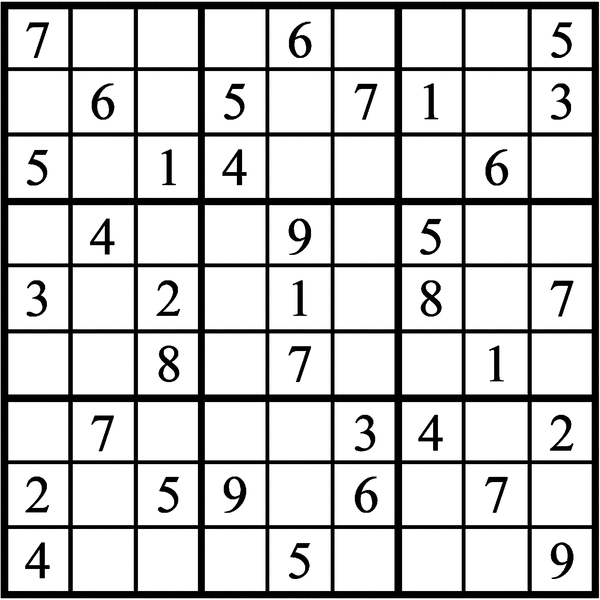
#> input picture map1.png, 600 x 600 px
$ python -i imageProcessor.py   (imports and definitions only)   (older library calls are emulated)
#> lines starting #> are read from the running program, lines starting #| are printed output that depends on the picture; after the words box and inside, x2 and y2 are one past the last pixel; in counts of white or black regions, pixels touching at a corner belong together
import cv2
import pytesseract as tess
from PIL import Image
import math
import numpy as np


class MapProcessor:

    def __init__(self, map):
#> called with map = 'map1.png'
        self.original = cv2.imread(map)
#> self.original is the input picture: shape (600, 600, 3); min 0, max 255, mean 205
        self.gray_map = cv2.imread(map, 0)
#> self.gray_map: shape (600, 600); min 0, max 255, mean 205

    def make_processing(self):
        thres = self.prepare_map_to_process(self.gray_map)
        items = self.find_contours(thres)
        digi_array = self.make_digital_array(items)
        return digi_array


    def prepare_map_to_process(self, image):
        blur = cv2.blur(image, (2, 2))
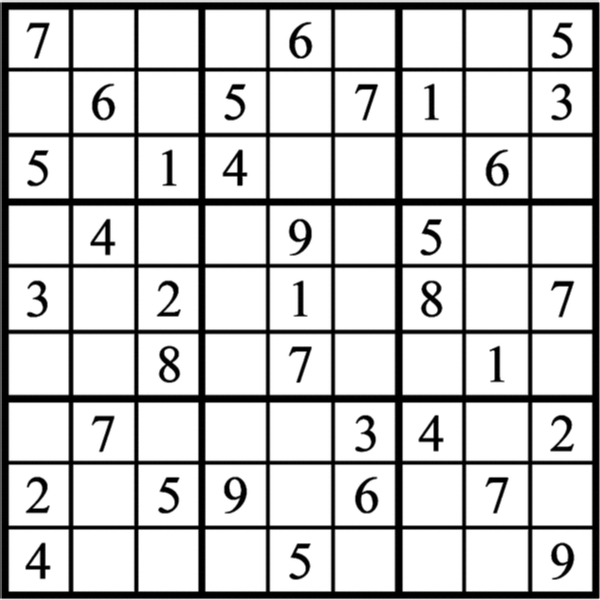
#> blur: shape (600, 600); min 0, max 255, mean 204.8
        _, thres = cv2.threshold(blur, 230, 255, cv2.THRESH_BINARY)
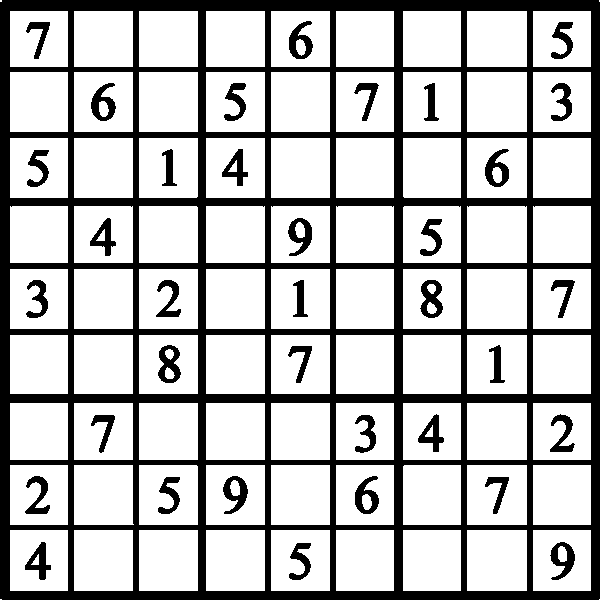
#> thres: shape (600, 600); 73.9% white; 36 black regions

        return thres

    def find_contours(self, threshold_imgage):

        im2, contours, hierarchy = cv2.findContours(threshold_imgage, cv2.RETR_LIST, cv2.CHAIN_APPROX_SIMPLE)
#> contours = 135 contours, 4 with area under 20; largest, box (x1, y1, x2, y2) and area: (467, 530, 527, 591) 3540, (467, 465, 527, 525) 3481, (467, 269, 527, 329) 3481, (467, 138, 527, 198) 3481, (467, 72, 527, 132) 3481
        font = cv2.FONT_HERSHEY_SIMPLEX
        items = []

        for i in contours:
            area = cv2.contourArea(i)
            # if area > 1500 and area < 3850:
            if 1500 < area < 3850:
                x, y, w, h = cv2.boundingRect(i)

                # [4 lines of commented-out code are left out]

                roi = threshold_imgage[y:y + h, x:x + w]
                items.append(roi)
#> this loop made 135 passes
#> (i, area, x, y, w, h) on passes 8 to 16: ([[533, 530], [533, 590], [590, 590], [590, 530]], 3420, 533, 530, 58, 61), ([[467, 530], [467, 590], [526, 590], [526, 530]], 3540, 467, 530, 60, 61), ([[403, 530], [403, 590], [460, 590], [460, 530]], 3420, 403, 530, 58, 61), ([[336, 530], [336, 590], [393, 590], [393, 530]], 3420, 336, 530, 58, 61), ([[271, 530], [271, 590], [329, 590], [329, 530]], 3480, 271, 530, 59, 61), ([[206, 530], [206, 590], [264, 590], [264, 530]], 3480, 206, 530, 59, 61), ([[139, 530], [139, 590], [197, 590], [197, 530]], 3480, 139, 530, 59, 61), ([[74, 530], [74, 590], [132, 590], [132, 530]], 3480, 74, 530, 59, 61), ([[10, 530], [10, 590], [67, 590], [67, 530]], 3420, 10, 530, 58, 61)
#> (area, x, y, w, h) on passes 26, 30, 31, 68, 69, 70: (3362.5, 403, 465, 58, 60), (3421.5, 139, 465, 59, 60), (3422.5, 74, 465, 60, 60), (3363, 533, 269, 58, 60), (3481, 467, 269, 60, 60), (3363, 403, 269, 58, 60)
#> after the loop, items = 81 items

        return items

    def make_digital_array(self, items):

        digital_array = []
        items = np.asarray(items)

        for i in items:
            if 0 not in i:
                digital_array.append(0)
                continue

            to_ocr = Image.fromarray(i)
            r = tess.image_to_string(to_ocr, lang='eng', boxes=False,
                                     config='--psm 10 --eom 3 -c tessedit_char_whitelist=0123456789')
            if r == '':
                digital_array.append(0)
            else:
                digital_array.append(int(r))

        dim = int(math.sqrt(len(digital_array)))
        res = list(reversed(digital_array))
        a = np.asarray(res)
        b = np.reshape(a, newshape=(dim, dim))

        return b

>>> result = MapProcessor('map1.png').make_processing()
#> (the run stopped early here; a loop or call above may not have finished)

$ run again, on map2.png
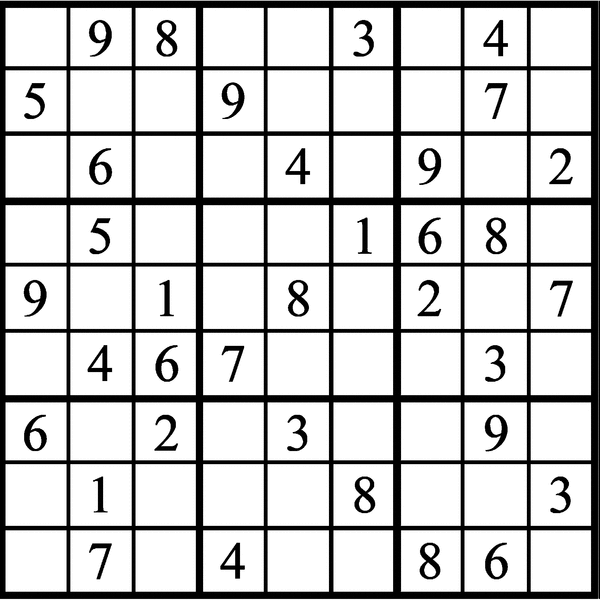
#> input picture map2.png, 600 x 600 px
#> in __init__, self.original is the input picture: shape (600, 600, 3); min 0, max 255, mean 204.3
#> in prepare_map_to_process, `blur = cv2.blur(image, (2, 2))`:
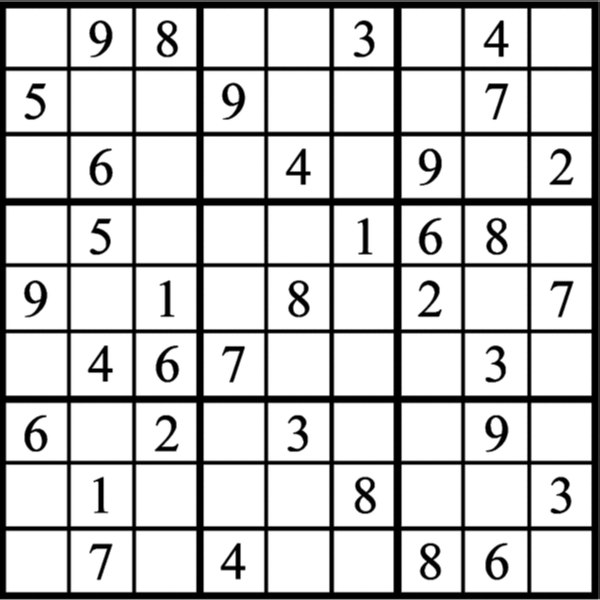
#> blur: shape (600, 600); min 0, max 255, mean 204.2
#> in prepare_map_to_process, `_, thres = cv2.threshold(blur, 230, 255, cv2.THRESH_BINARY)`:
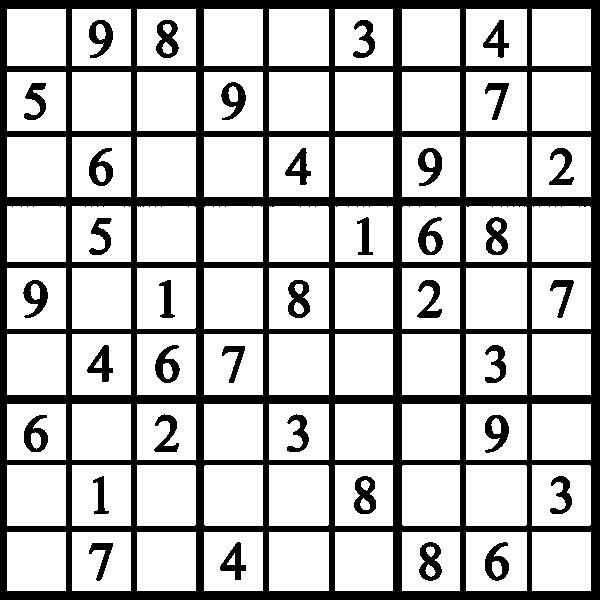
#> thres: shape (600, 600); 74.2% white; 36 black regions
#> contours = 140 contours; largest, box (x1, y1, x2, y2) and area: (466, 334, 527, 395) 3600, (466, 268, 527, 329) 3600, (466, 465, 527, 526) 3599, (269, 334, 329, 395) 3540, (269, 268, 329, 329) 3540
#> the loop in find_contours, `for i in contours:` made 140 passes
#> (i, area, x, y, w, h) on passes 9 to 14: ([[532, 532], [532, 590], [590, 590], [590, 532]], 3364, 532, 532, 59, 59), ([[466, 532], [466, 590], [526, 590], [526, 532]], 3480, 466, 532, 61, 59), ([[402, 532], [402, 590], [459, 590], [459, 532]], 3306, 402, 532, 58, 59), ([[335, 532], [335, 590], [392, 590], [392, 532]], 3306, 335, 532, 58, 59), ([[269, 532], [269, 590], [328, 590], [328, 532]], 3422, 269, 532, 60, 59), ([[204, 532], [204, 590], [262, 590], [262, 532]], 3364, 204, 532, 59, 59)
#> after the loop in find_contours, `for i in contours:`: items = 81 items

$ run again, on map3.png
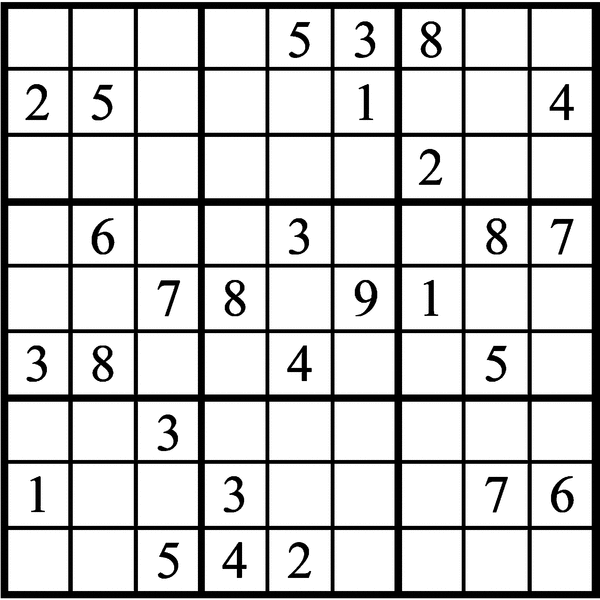
#> input picture map3.png, 600 x 600 px
#> in __init__, self.original is the input picture: shape (600, 600, 3); min 0, max 255, mean 206.1
#> in prepare_map_to_process, `blur = cv2.blur(image, (2, 2))`:
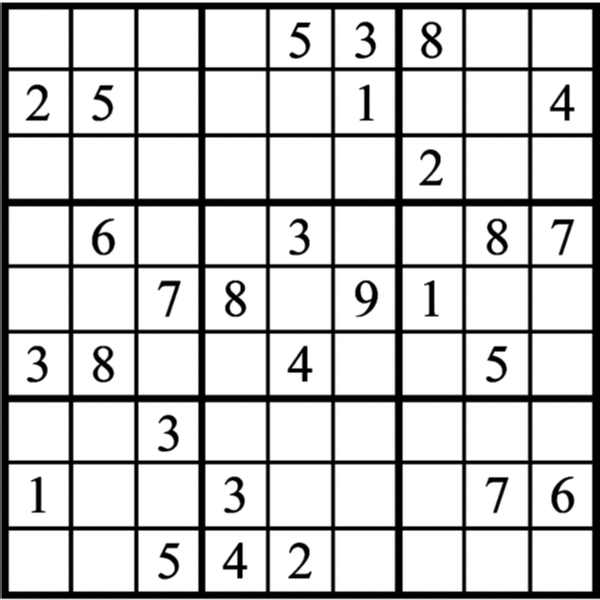
#> blur: shape (600, 600); min 0, max 255, mean 206.2
#> in prepare_map_to_process, `_, thres = cv2.threshold(blur, 230, 255, cv2.THRESH_BINARY)`:
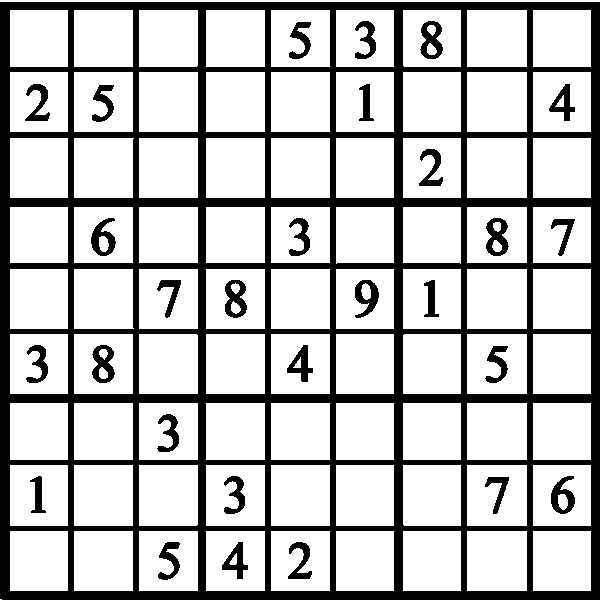
#> thres: shape (600, 600); 75.1% white; 29 black regions
#> contours = 125 contours, 1 with area under 20; largest, box (x1, y1, x2, y2) and area: (467, 465, 527, 526) 3540, (467, 531, 527, 591) 3481, (467, 334, 527, 394) 3481, (467, 269, 527, 329) 3481, (467, 138, 527, 198) 3481
#> the loop in find_contours, `for i in contours:` made 125 passes
#> (i, area, x, y, w, h) on passes 6 to 11: ([[533, 531], [533, 590], [590, 590], [590, 531]], 3363, 533, 531, 58, 60), ([[467, 531], [467, 590], [526, 590], [526, 531]], 3481, 467, 531, 60, 60), ([[403, 531], [403, 590], [460, 590], [460, 531]], 3363, 403, 531, 58, 60), ([[336, 531], [336, 590], [393, 590], [393, 531]], 3363, 336, 531, 58, 60), ([[271, 531], [271, 590], [329, 590], [329, 531]], 3422, 271, 531, 59, 60), ([[206, 531], [206, 590], [264, 590], [264, 531]], 3422, 206, 531, 59, 60)
#> after the loop in find_contours, `for i in contours:`: items = 81 items

$ run again, on map4.png
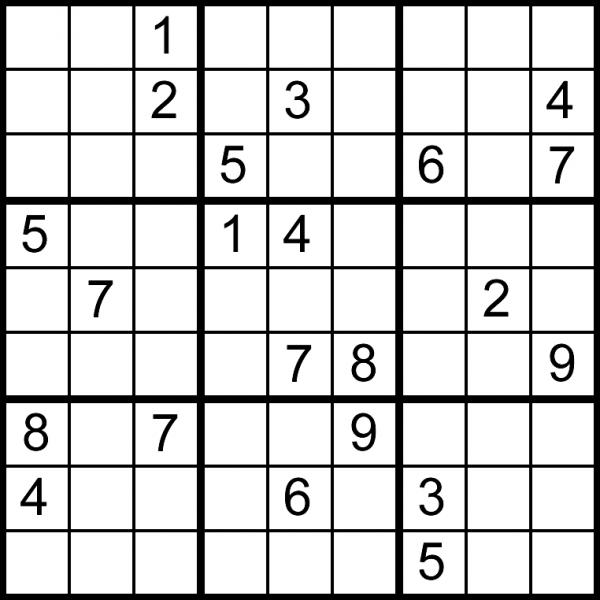
#> input picture map4.png, 600 x 600 px
#> in __init__, self.original is the input picture: shape (600, 600, 3); min 0, max 255, mean 210.9
#> in prepare_map_to_process, `blur = cv2.blur(image, (2, 2))`:
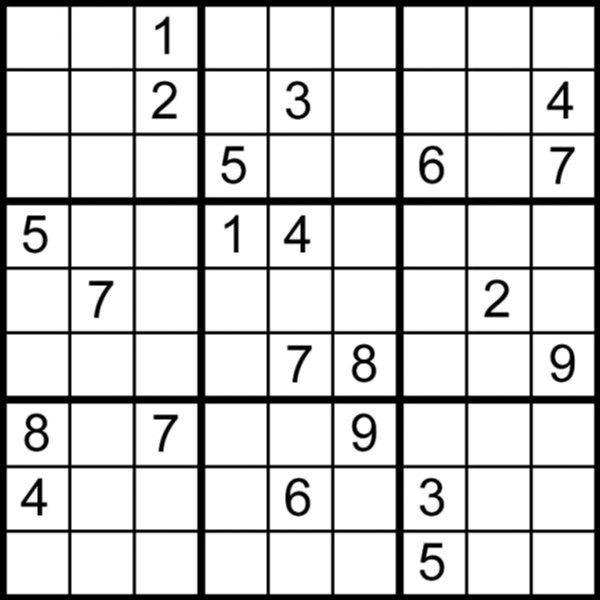
#> blur: shape (600, 600); min 0, max 255, mean 211
#> in prepare_map_to_process, `_, thres = cv2.threshold(blur, 230, 255, cv2.THRESH_BINARY)`:
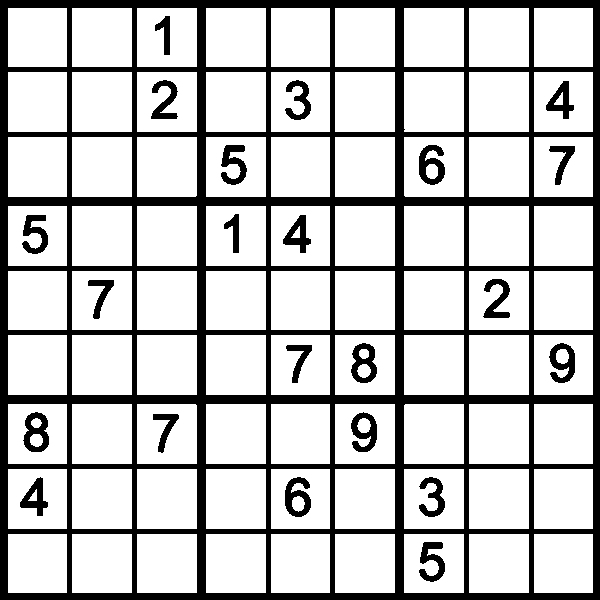
#> thres: shape (600, 600); 77.1% white; 23 black regions
#> contours = 114 contours; largest, box (x1, y1, x2, y2) and area: (469, 469, 529, 529) 3481, (404, 469, 464, 529) 3481, (335, 469, 395, 529) 3481, (206, 469, 266, 529) 3481, (137, 469, 197, 529) 3481
#> the loop in find_contours, `for i in contours:` made 114 passes
#> (i, area, x, y, w, h) on passes 2 to 7: ([[534, 534], [534, 592], [592, 592], [592, 534]], 3364, 534, 534, 59, 59), ([[469, 534], [469, 592], [528, 592], [528, 534]], 3422, 469, 534, 60, 59), ([[404, 534], [404, 592], [463, 592], [463, 534]], 3422, 404, 534, 60, 59), ([[335, 534], [335, 592], [394, 592], [394, 534]], 3422, 335, 534, 60, 59), ([[271, 534], [271, 592], [329, 592], [329, 534]], 3364, 271, 534, 59, 59), ([[206, 534], [206, 592], [265, 592], [265, 534]], 3422, 206, 534, 60, 59)
#> after the loop in find_contours, `for i in contours:`: items = 81 items
